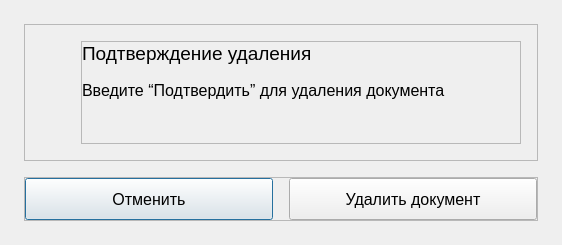
<?xml version="1.0" encoding="UTF-8"?>
<ui version="4.0">
 <class>Dialog</class>
 <widget class="QDialog" name="Dialog">
  <property name="geometry">
   <rect>
    <x>0</x>
    <y>0</y>
    <width>562</width>
    <height>245</height>
   </rect>
  </property>
  <property name="windowTitle">
   <string>Dialog</string>
  </property>
  <layout class="QVBoxLayout" name="verticalLayout_2">
   <property name="spacing">
    <number>16</number>
   </property>
   <property name="leftMargin">
    <number>24</number>
   </property>
   <property name="topMargin">
    <number>24</number>
   </property>
   <property name="rightMargin">
    <number>24</number>
   </property>
   <property name="bottomMargin">
    <number>24</number>
   </property>
   <item>
    <widget class="QFrame" name="info_frame">
     <property name="frameShape">
      <enum>QFrame::StyledPanel</enum>
     </property>
     <property name="frameShadow">
      <enum>QFrame::Raised</enum>
     </property>
     <layout class="QHBoxLayout" name="horizontalLayout_2">
      <property name="spacing">
       <number>16</number>
      </property>
      <property name="leftMargin">
       <number>16</number>
      </property>
      <property name="topMargin">
       <number>16</number>
      </property>
      <property name="rightMargin">
       <number>16</number>
      </property>
      <property name="bottomMargin">
       <number>16</number>
      </property>
      <item>
       <widget class="QLabel" name="icon_label">
        <property name="minimumSize">
         <size>
          <width>24</width>
          <height>0</height>
         </size>
        </property>
        <property name="maximumSize">
         <size>
          <width>24</width>
          <height>16777215</height>
         </size>
        </property>
        <property name="text">
         <string/>
        </property>
       </widget>
      </item>
      <item>
       <widget class="QFrame" name="text_frame">
        <property name="font">
         <font>
          <pointsize>14</pointsize>
         </font>
        </property>
        <property name="frameShape">
         <enum>QFrame::StyledPanel</enum>
        </property>
        <property name="frameShadow">
         <enum>QFrame::Raised</enum>
        </property>
        <layout class="QVBoxLayout" name="verticalLayout">
         <property name="spacing">
          <number>16</number>
         </property>
         <property name="leftMargin">
          <number>0</number>
         </property>
         <property name="topMargin">
          <number>0</number>
         </property>
         <property name="rightMargin">
          <number>0</number>
         </property>
         <property name="bottomMargin">
          <number>0</number>
         </property>
         <item>
          <widget class="QLabel" name="title_label">
           <property name="font">
            <font>
             <pointsize>14</pointsize>
            </font>
           </property>
           <property name="text">
            <string>Подтверждение удаления</string>
           </property>
          </widget>
         </item>
         <item>
          <widget class="QLabel" name="info_label">
           <property name="font">
            <font>
             <pointsize>12</pointsize>
            </font>
           </property>
           <property name="text">
            <string>Введите “Подтвердить” для удаления документа </string>
           </property>
           <property name="wordWrap">
            <bool>true</bool>
           </property>
          </widget>
         </item>
         <item>
          <spacer name="verticalSpacer">
           <property name="orientation">
            <enum>Qt::Vertical</enum>
           </property>
           <property name="sizeHint" stdset="0">
            <size>
             <width>20</width>
             <height>40</height>
            </size>
           </property>
          </spacer>
         </item>
        </layout>
       </widget>
      </item>
     </layout>
    </widget>
   </item>
   <item>
    <widget class="QFrame" name="buttons_frame">
     <property name="frameShape">
      <enum>QFrame::StyledPanel</enum>
     </property>
     <property name="frameShadow">
      <enum>QFrame::Raised</enum>
     </property>
     <layout class="QHBoxLayout" name="horizontalLayout">
      <property name="spacing">
       <number>16</number>
      </property>
      <property name="leftMargin">
       <number>0</number>
      </property>
      <property name="topMargin">
       <number>0</number>
      </property>
      <property name="rightMargin">
       <number>0</number>
      </property>
      <property name="bottomMargin">
       <number>0</number>
      </property>
      <item>
       <widget class="TertiaryButton" name="cancel_document_pushButton">
        <property name="minimumSize">
         <size>
          <width>0</width>
          <height>42</height>
         </size>
        </property>
        <property name="font">
         <font>
          <pointsize>12</pointsize>
         </font>
        </property>
        <property name="text">
         <string>Отменить</string>
        </property>
       </widget>
      </item>
      <item>
       <widget class="PrimaryButton" name="delete_document_pushButton">
        <property name="minimumSize">
         <size>
          <width>0</width>
          <height>42</height>
         </size>
        </property>
        <property name="font">
         <font>
          <pointsize>12</pointsize>
         </font>
        </property>
        <property name="text">
         <string>Удалить документ</string>
        </property>
       </widget>
      </item>
     </layout>
    </widget>
   </item>
  </layout>
 </widget>
 <customwidgets>
  <customwidget>
   <class>PrimaryButton</class>
   <extends>QPushButton</extends>
   <header>..custom_widgets</header>
  </customwidget>
  <customwidget>
   <class>TertiaryButton</class>
   <extends>QPushButton</extends>
   <header>..custom_widgets</header>
  </customwidget>
 </customwidgets>
 <resources/>
 <connections/>
</ui>
